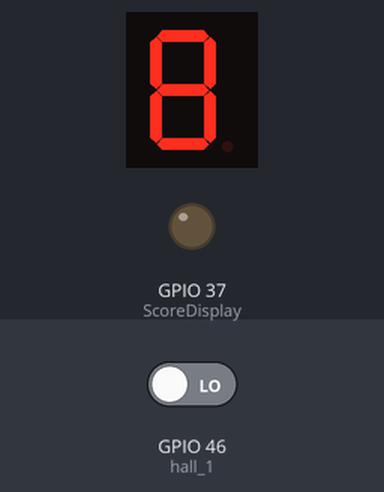
Bench run of a sketch on a simulated ESP32. On the bench: 1-digit seven-segment display, output pins drawn as LEDs (lit = HIGH). Wiring (inferred from the names in the program): 1-digit 7-segment display, segments lit when LOW: segments GPIO 42, GPIO 2, GPIO 1, GPIO 41, GPIO 38, GPIO 39, GPIO 40. Inputs (shaded band) come from the test bench; at power-on: GPIO 46 (hall_1) LOW. The segment pins are drawn as the display they are named for; pins used as bus, display or sensor lines are not drawn; what the sketch prints to the serial monitor is not drawn.

Above: at 1.2 s.
1.3 s: GPIO 46 (hall_1) driven HIGH
At 1.8 s:
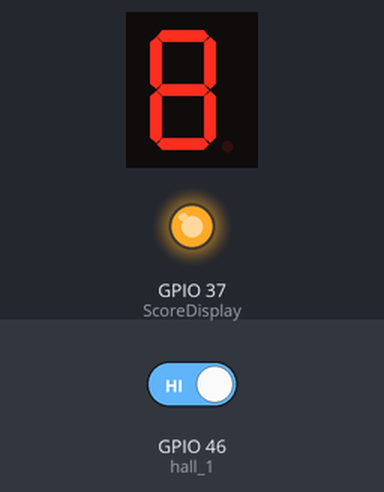
At 11.9 s:
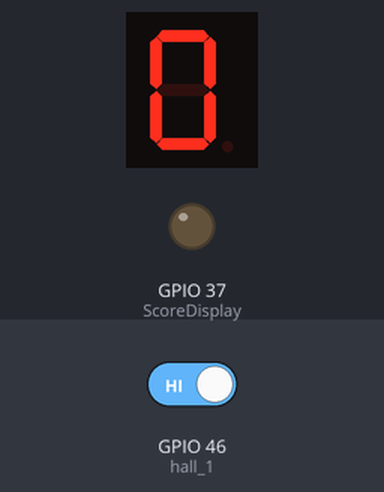
Timing chart, 0 to 22.8 s (numbered marks = the images above; inputs shaded):
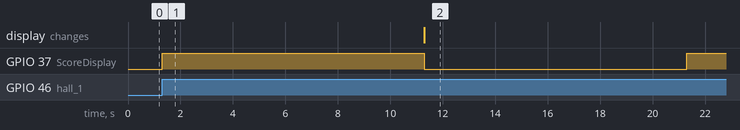

Measured:
- after the input at 1.3 s, GPIO 37 (ScoreDisplay): LOW → HIGH at once, → LOW 10.0 s later, → HIGH 10.0 s later

The sketch:

hall_effect_sensor_with_display.ino
```cpp
// Hall effect sensor 1 signal in pin 46
int hall_1 = 46;
unsigned long getTime = 0;

// Declare 14 segment display variables
uint64_t sample = 0;
const uint8_t a1 = 41;
const uint8_t b1 = 1;
const uint8_t c1 = 2;
const uint8_t d1 = 42;
const uint8_t a2 = 37;
const uint8_t b2 = 40;
const uint8_t c2 = 39;
const uint8_t d2 = 38;
const uint8_t ScoreDisplay[8] = {a2, b2, c2, d2, a1, b1, c1, d1};

// Declare current score variable
byte currScore = 0x00;


void setup() {
  // Configure 14 segment display pins
  for (int i = 0; i < 8; i++) {
    pinMode(ScoreDisplay[i], OUTPUT);
  }

  // Start serial
  Serial.begin(115200);

  // Set Pin 46 on ESP32 as input for hall effect sensor 1
  pinMode(hall_1, INPUT);

}

// Function to increment current score
void incrementScore() {
  currScore++;
  for (int i = 0; i < 8; i++) {
    bool bit = (currScore >> i) & 1;
    digitalWrite(ScoreDisplay[i], bit ? HIGH : LOW);
  }
}

void loop() {
  int hall_1_state = digitalRead(hall_1);

  if(hall_1_state == HIGH){
    Serial.println("Magnet is touching");
    incrementScore();

    getTime = millis();

    while(millis() < getTime + 10000){
      // wait
      Serial.println("waiting");
    }
    Serial.println("done waitng");
  }
}
```
